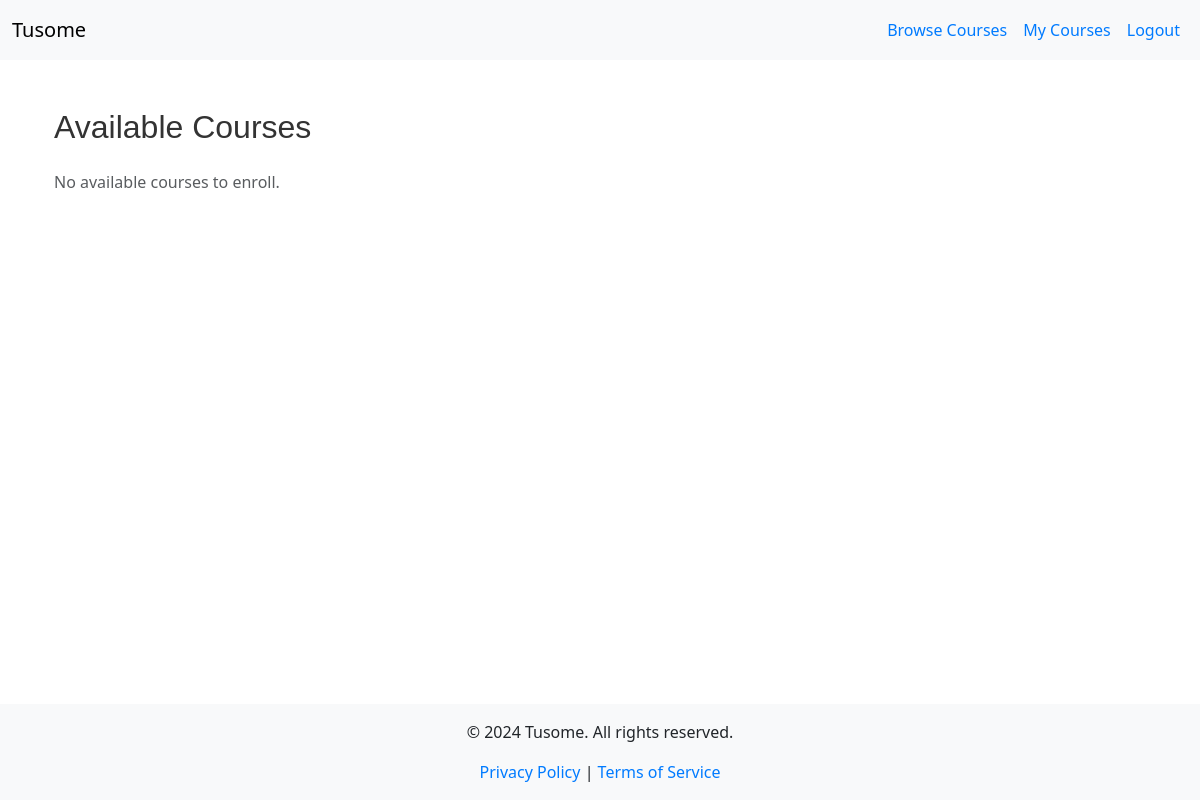
/browse_courses (signed in), run on an earlier commit of the app's database.
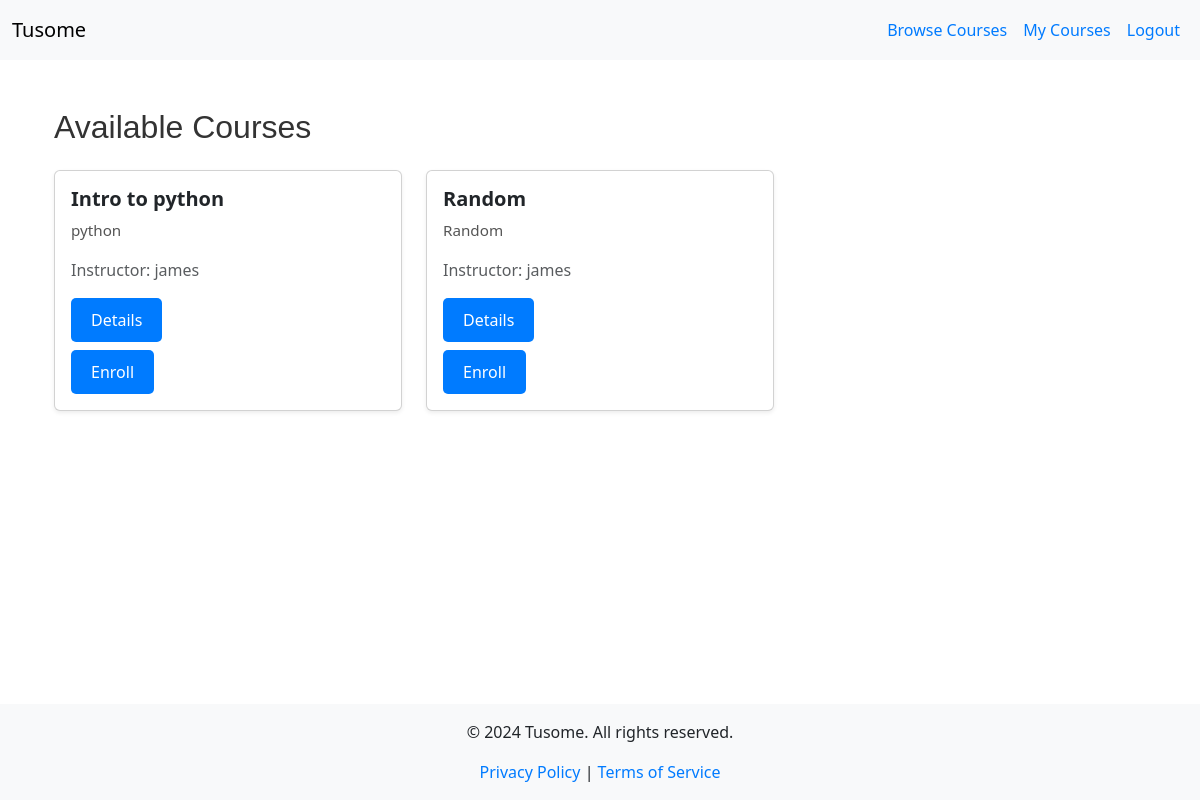
And on a later commit of the database.
### models.py (models this page shows, shortened)
class Course(db.Model):
    id = db.Column(db.Integer, primary_key=True)
    title = db.Column(db.String(200), nullable=False)
    description = db.Column(db.Text, nullable=False)
    is_featured = db.Column(db.Boolean, default=False)
    instructor_id = db.Column(db.Integer, db.ForeignKey('instructor.id'), nullable=False)
    instructor = db.relationship('Instructor', back_populates='courses')
    lessons = db.relationship('Lesson', back_populates='course', lazy=True)
    quizzes = db.relationship('Quiz', back_populates='course', lazy=True)
    materials = db.relationship('CourseMaterial', back_populates='course', lazy=True)
    enrollments = db.relationship('Enrollment', back_populates='course', lazy=True)
    submissions = db.relationship('Submission', back_populates='course', lazy=True)

class User(UserMixin, db.Model):
    id = db.Column(db.Integer, primary_key=True)
    username = db.Column(db.String(150), unique=True, nullable=False)
    password = db.Column(db.String(150), nullable=False)
    role = db.Column(db.Enum(RoleEnum), nullable=False)  # Using Enum for roles
    instructor = db.relationship('Instructor', back_populates='user', uselist=False)
    student = db.relationship('Student', back_populates='user', uselist=False)

### app.py (the view)
@app.route('/browse_courses')
@role_required(RoleEnum.STUDENT)
def browse_courses():
    enrolled_course_ids = [enrollment.course_id for enrollment in current_user.student.enrollments]
    available_courses = Course.query.filter(~Course.id.in_(enrolled_course_ids)).all()
    form = EnrollCourseForm()
    return render_template('browse_courses.html', courses=available_courses, form=form)

### app.py (called while the page is built)
@app.context_processor
def inject_current_year():
    return {'current_year': datetime.utcnow().year}

@login_manager.user_loader
def load_user(user_id):
    return User.query.get(int(user_id))

@app.context_processor
def inject_roleenum():
    return dict(RoleEnum=RoleEnum)

def role_required(role):
    def decorator(f):
        @wraps(f)
        @login_required  # Ensure the user is logged in
        def decorated_function(*args, **kwargs):
            if current_user.role != role:
                flash('Access denied.', 'danger')
                return redirect(url_for('index'))
            return f(*args, **kwargs)
        return decorated_function
    return decorator

### templates/browse_courses.html (shortened to what this page needs)
{% extends "base.html" %}
{% block content %}
  <div class="container">
    <h2 class="my-4">Available Courses</h2>
    {% if courses %}
      <div class="row">
        {% for course in courses %}
          <div class="col-md-4 mb-4">
            <div class="card h-100 shadow-sm">
              <div class="card-body d-flex flex-column">
                <h5 class="card-title">{{ course.title }}</h5>
                <p class="card-text">
                  {{ course.description[:150] }}{% if course.description|length > 150 %}...{% endif %}
                </p>
                <p class="text-muted">Instructor: {{ course.instructor.user.username }}</p>
                <div class="mt-auto">
                  <a href="{{ url_for('course_details', course_id=course.id) }}" class="btn btn-primary mb-2">Details</a>
                  <form action="{{ url_for('enroll', course_id=course.id) }}" method="POST">
                    <button type="submit" class="btn btn-success" onclick="return confirm('Are you sure you want to enroll in this course?');">Enroll</button>
                  </form>
                </div>
              </div>
            </div>
          </div>
        {% endfor %}
      </div>
    {% else %}
      <p class="text-muted">No available courses to enroll.</p>
    {% endif %}
  </div>
{% endblock %}

### templates/base.html (shortened to what this page needs)
<!DOCTYPE html>
<html lang="en">
<head>
    <link href="https://cdn.jsdelivr.net/npm/bootstrap@5.3.0/dist/css/bootstrap.min.css" rel="stylesheet">
    <link rel="stylesheet" href="{{ url_for('static', filename='css/style.css') }}">
</head>
<body>
    <div id="wrapper" class="d-flex flex-column min-vh-100">
        <nav class="navbar navbar-expand-lg navbar-light bg-light">
          <div class="container-fluid">
            <a class="navbar-brand" href="{{ url_for('index') }}">Tusome</a>
            <div class="collapse navbar-collapse" id="navbarNav">
              <ul class="navbar-nav ms-auto">
                {% if current_user.is_authenticated %}
                  {% if current_user.role == RoleEnum.ADMIN %}
                    <li class="nav-item">
                      <a class="nav-link" href="{{ url_for('admin_dashboard') }}">Admin Dashboard</a>
                    </li>
                    <li class="nav-item">
                      <a class="nav-link" href="{{ url_for('manage_users') }}">Manage Users</a>
                    </li>
                  {% elif current_user.role == RoleEnum.STUDENT %}
                    <li class="nav-item">
                      <a class="nav-link" href="{{ url_for('browse_courses') }}">Browse Courses</a>
                    </li>
                    <li class="nav-item">
                      <a class="nav-link" href="{{ url_for('my_courses') }}">My Courses</a>
                    </li>
                  {% endif %}
                  <li class="nav-item">
                    <a class="nav-link" href="{{ url_for('logout') }}">Logout</a>
                  </li>
                {% endif %}
              </ul>
            </div>
          </div>
        </nav>
        <div class="container mt-4" id="content">
            {% block content %}{% endblock %}
        </div>
        <footer class="bg-light text-center">
          <div class="container">
            <p>&copy; {{ current_year }} Tusome. All rights reserved.</p>
            <a href="{{ url_for('privacy_policy') }}">Privacy Policy</a> |
            <a href="{{ url_for('terms_of_service') }}">Terms of Service</a>
          </div>
        </footer>
    </div>
</body>
</html>

### static/css/style.css (style rules this page uses)
.btn { padding: 10px 20px; border: none; border-radius: 5px; color: white; background-color: #007BFF; text-decoration: none; display: inline-block; transition: background-color 0.3s; }
h1, h2, h3 { color: #333; font-family: 'Arial', sans-serif; }
a { color: #007BFF; text-decoration: none; }
.nav-link { padding: 10px; color: #007BFF; transition: color 0.3s; }
.card-title { font-size: 1.25rem; font-weight: bold; }
.card-text { font-size: 0.95rem; color: #555; }
.btn-primary { background-color: #007BFF; border-color: #007BFF; }
html, body { height: 100%; margin: 0; }
body { display: flex; flex-direction: column; }
#wrapper { display: flex; flex-direction: column; min-height: 100vh; }
#content { flex: 1; }
footer { background-color: #f8f9fa; padding: 1rem 0; }

### templates/base.html (style rules this page uses)
html, body { height: 100%; margin: 0; }
body { display: flex; flex-direction: column; }
#content { flex: 1; }
footer { background-color: #f8f9fa; padding: 1rem 0; }

What changed in the data, as far as the page shows it:
added Course: title "Intro to python", description "python", instructor.user.username "james"
added Course: title "Random", description "Random", instructor.user.username "james"
Also different on the page:
text no longer shown: "No available courses to enroll."
